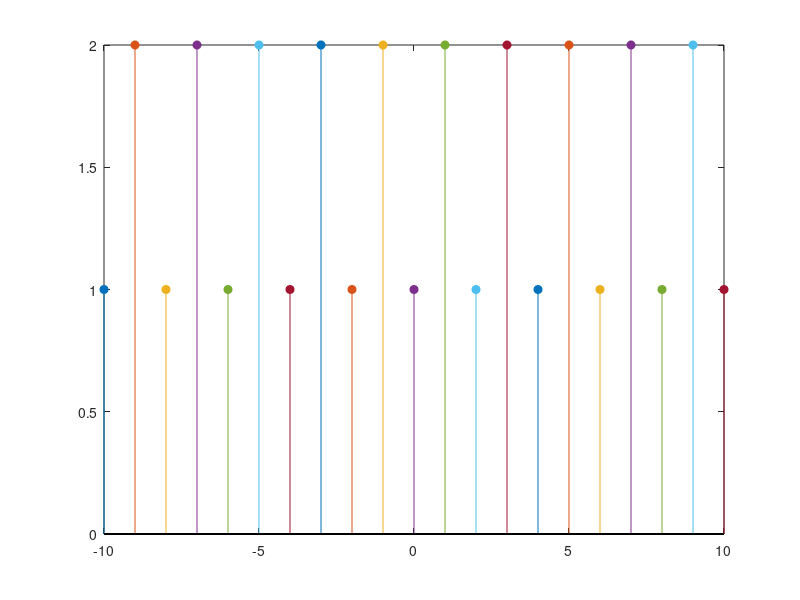

Write the MATLAB code that produced this figure.
t = -1.5:0.005:1.5;
T = 1;
T1 = 1/4;
w0 = 2*pi/T;
M = 10;
k = -M:M;
x=zeros(1, length(t));
figure
for k = -M:M
    if (mod(k,2)==0)
        ak=1;
x = x + ak*exp(j*k*w0*t);
stem(k,ak,'filled');
axis([-10 10 0 2]);
hold on
    else
   ak=2
  x = x + ak*exp(j*k*w0*t);
stem(k,ak,'filled');
axis([-10 10 0 2]);
hold on   
    end
end
